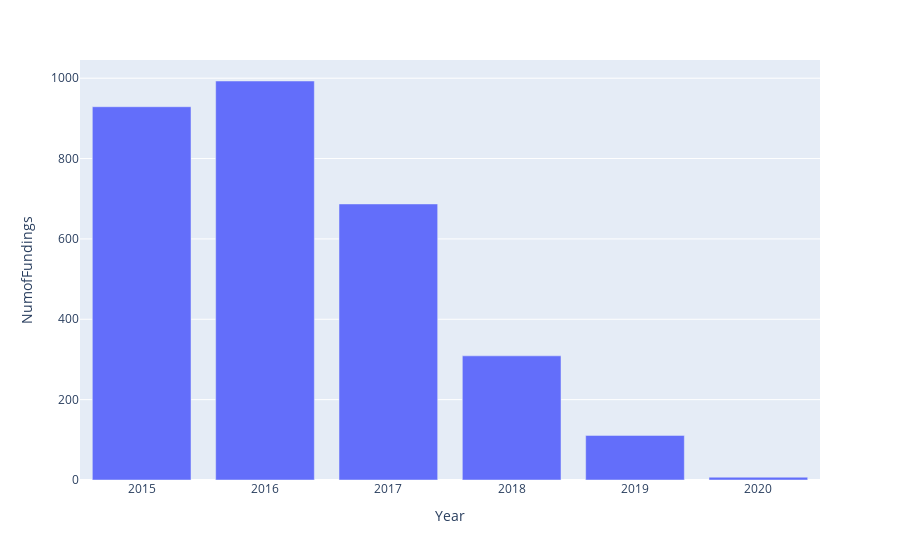

The notebook cell this image was saved under:
### Code cell
df_startup_count =df.groupby("Year").size().reset_index()
df_startup_count.columns=["Year","NumofFundings"]
df_startup_count
fig = px.bar(df_startup_count,x="Year",y="NumofFundings")
fig.show()

### Figure 1 — Plotly figure (JSON) as saved in the notebook; plotly's stock layout.template omitted (floating-point values rounded to 4 significant figures)
{"data": [{"hovertemplate": "Year=%{x}<br>NumofFundings=%{y}<extra></extra>", "legendgroup": "", "marker": {"color": "#636efa", "pattern": {"shape": ""}}, "name": "", "orientation": "v", "showlegend": false, "textposition": "auto", "type": "bar", "x": [2015.0, 2016.0, 2017.0, 2018.0, 2019.0, 2020.0], "xaxis": "x", "y": [929, 993, 687, 309, 111, 7], "yaxis": "y"}], "layout": {"barmode": "relative", "legend": {"tracegroupgap": 0}, "margin": {"t": 60}, "xaxis": {"anchor": "y", "domain": [0, 1], "title": {"text": "Year"}}, "yaxis": {"anchor": "x", "domain": [0, 1], "title": {"text": "NumofFundings"}}}}
